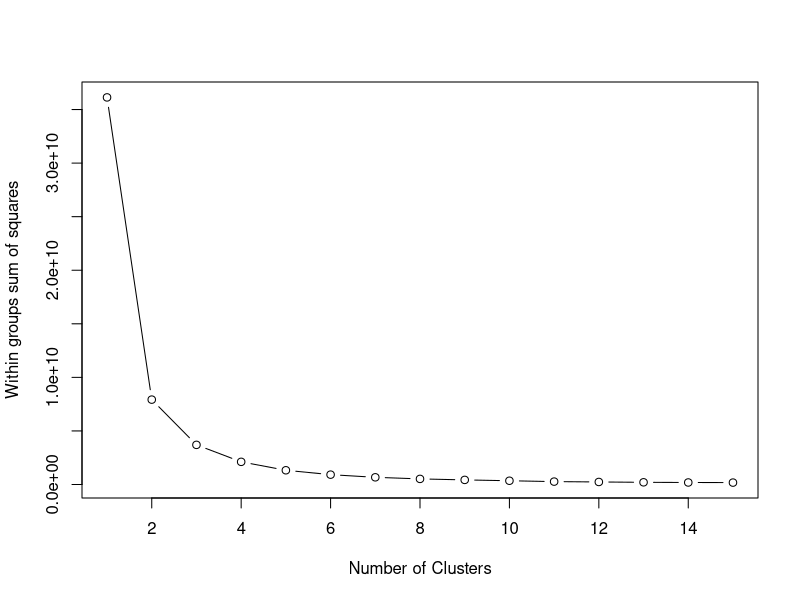
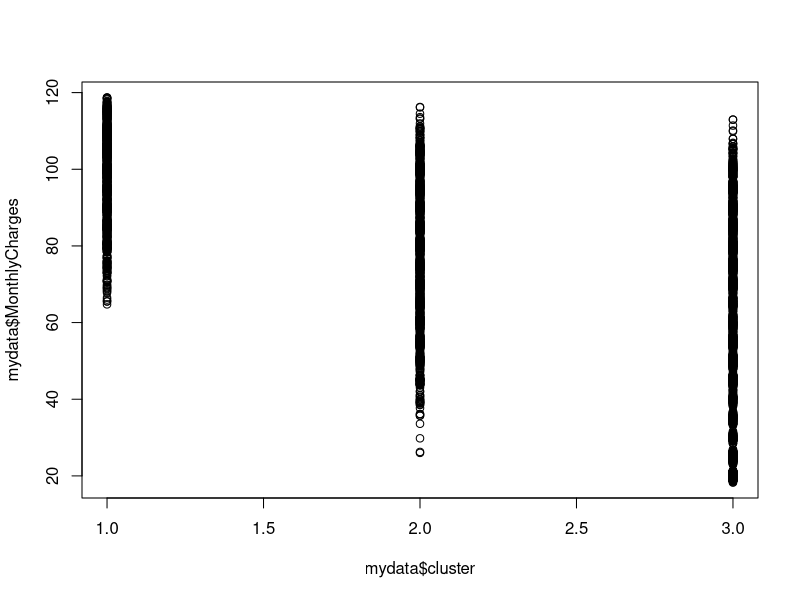
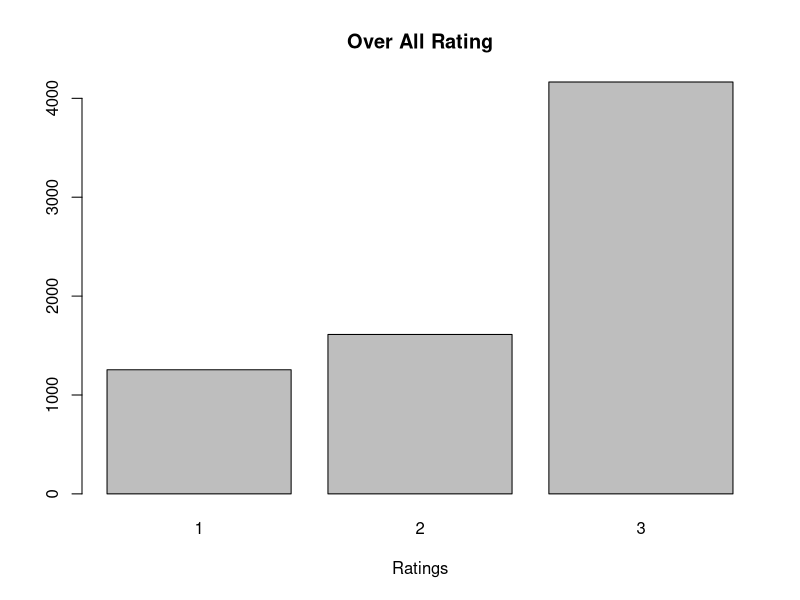
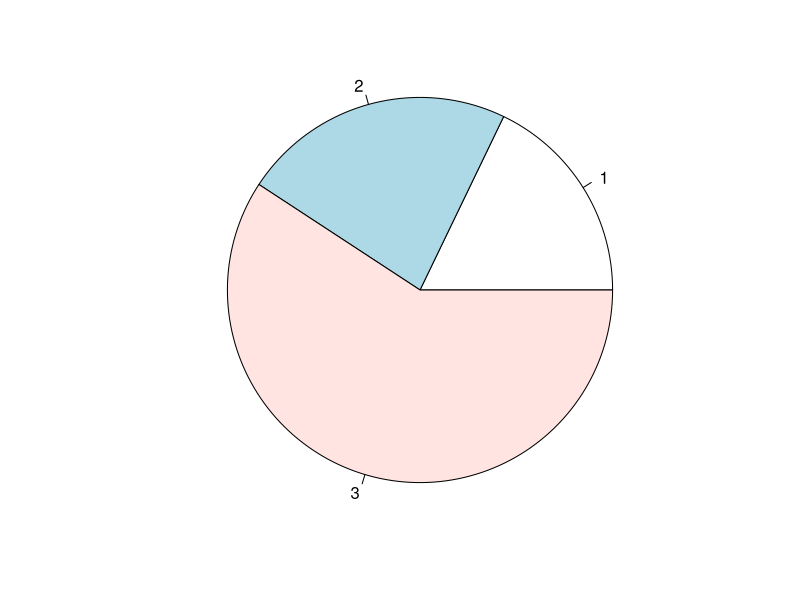

Reproduce these figures in R, in order.
mydata<-read.csv("cluster.csv")
mydata = na.omit(mydata) #deletion of missing

wss <- (nrow(mydata)-1)*sum(apply(mydata,2,var))
for (i in 2:15) wss[i] <- sum(kmeans(mydata, 
                                     centers=i)$withinss)
plot(1:15, wss, type="b", xlab="Number of Clusters",
     ylab="Within groups sum of squares")
# check out the plot


fit <- kmeans(mydata, 3) # 5 cluster solution
# get cluster means 

mydata <- data.frame(mydata, fit$cluster)
a<-fit$cluster
a
mydata$cluster<-NA
mydata$cluster<-a
plot(mydata$cluster,mydata$MonthlyCharges)

my_table2=table(mydata$cluster)
barplot(my_table2,main = "Over All Rating",xlab="Ratings")
pie(my_table2,radius = 1,angle = 45,density = NULL)
